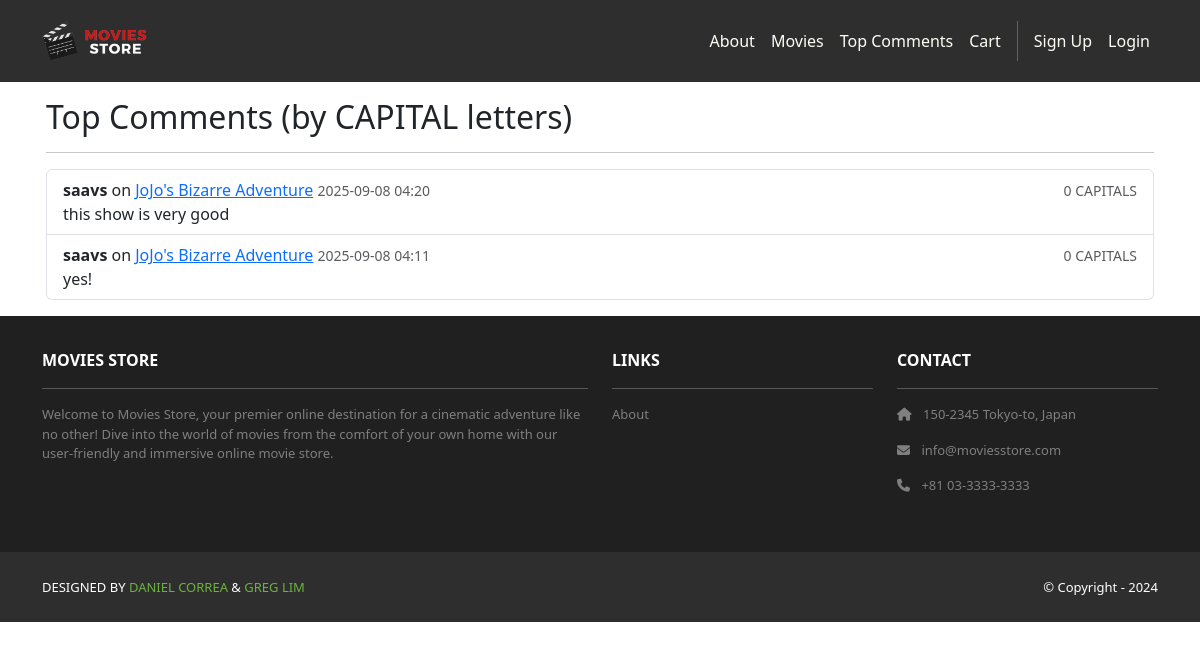
/movies/comments/top/, run on an earlier commit of the app's database.
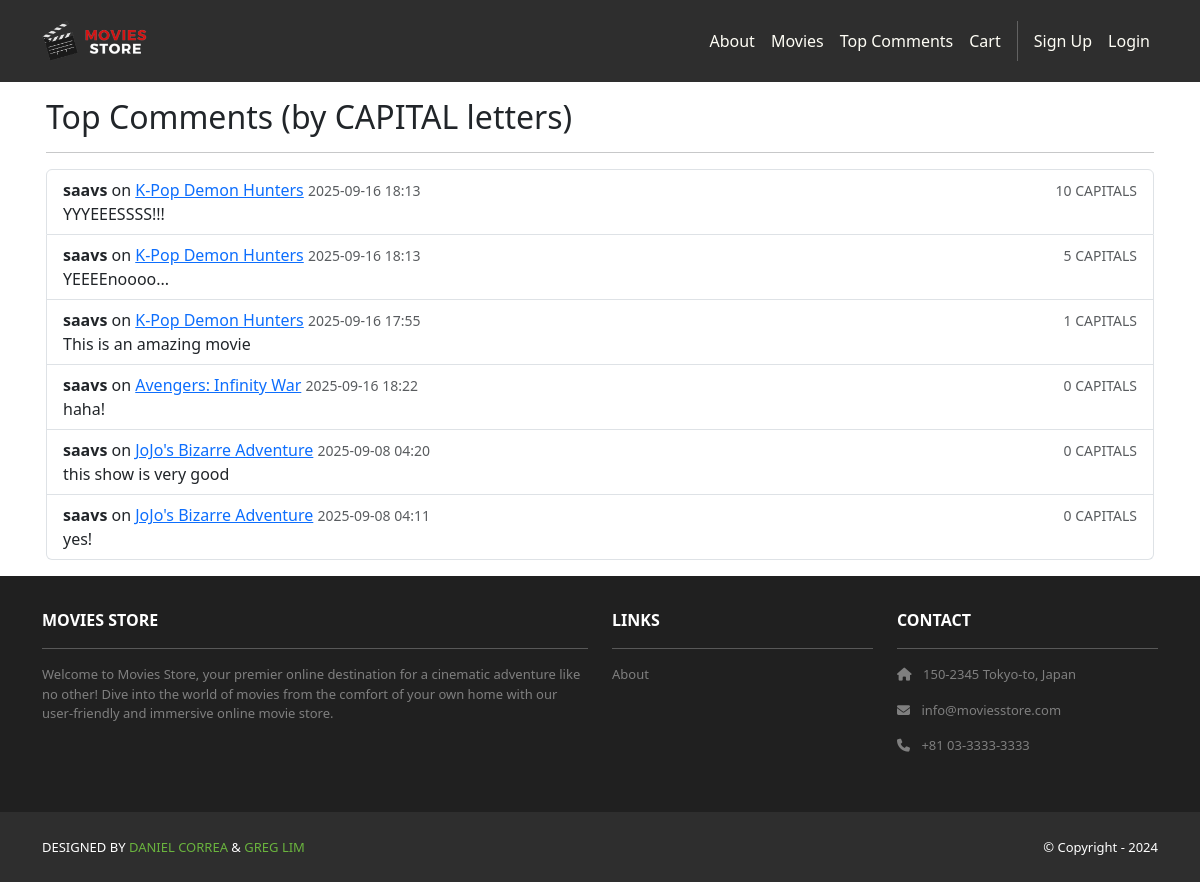
And on a later commit of the database.
### movies/models.py (models this page shows, shortened)
class Review(models.Model):
    id = models.AutoField(primary_key=True)
    comment = models.CharField(max_length=255)
    date = models.DateTimeField(auto_now_add=True)
    movie = models.ForeignKey(Movie,
        on_delete=models.CASCADE)
    user = models.ForeignKey(User,
        on_delete=models.CASCADE)

class Movie(models.Model):
    id = models.AutoField(primary_key=True)
    name = models.CharField(max_length=255)
    price = models.IntegerField()
    description = models.TextField()
    image = models.ImageField(upload_to='movie_images/')
    amount_left = models.PositiveIntegerField(null=True, blank=True)

### movies/views.py (the view)
# urls.py: path('comments/top/', views.top_comments, name='movies.top_comments'),  # NEW
def top_comments(request):
    reviews = Review.objects.select_related('user', 'movie').all()
    for r in reviews:
        r.capitals = sum(1 for ch in r.comment if ch.isupper())
    reviews = sorted(reviews, key=lambda r: (-r.capitals, -r.date.timestamp()))
    return render(request, 'movies/top_comments.html', {'reviews': reviews})

### movies/templates/movies/top_comments.html
{% extends 'base.html' %}
{% block content %}
<div class="container p-3">
  <h2>Top Comments (by CAPITAL letters)</h2>
  <hr>
  {% if reviews %}
    <ul class="list-group">
      {% for r in reviews %}
        <li class="list-group-item d-flex justify-content-between align-items-start">
          <div class="me-auto">
            <div>
              <strong>{{ r.user.username }}</strong> on
              <a href="{% url 'movies.show' id=r.movie.id %}">{{ r.movie.name }}</a>
              <small class="text-muted">{{ r.date|date:"Y-m-d H:i" }}</small>
            </div>
            <div>{{ r.comment }}</div>
          </div>
          <div class="text-end">
            <small class="text-muted">{{ r.capitals }} CAPITALS</small>
          </div>
        </li>
      {% endfor %}
    </ul>
  {% else %}
    <p>No comments yet.</p>
  {% endif %}
</div>
{% endblock %}

What changed in the data, as far as the page shows it:
added Review: user.username "saavs", movie.name "K-Pop Demon Hunters", date "2025-09-16 18:13", comment "YYYEEESSSS!!!", capitals "10"
added Review: user.username "saavs", movie.name "K-Pop Demon Hunters", date "2025-09-16 18:13", comment "YEEEEnoooo...", capitals "5"
added Review: user.username "saavs", movie.name "K-Pop Demon Hunters", date "2025-09-16 17:55", comment "This is an amazing movie", capitals "1"
added Review: user.username "saavs", movie.name "Avengers: Infinity War", date "2025-09-16 18:22", comment "haha!", capitals "0"
